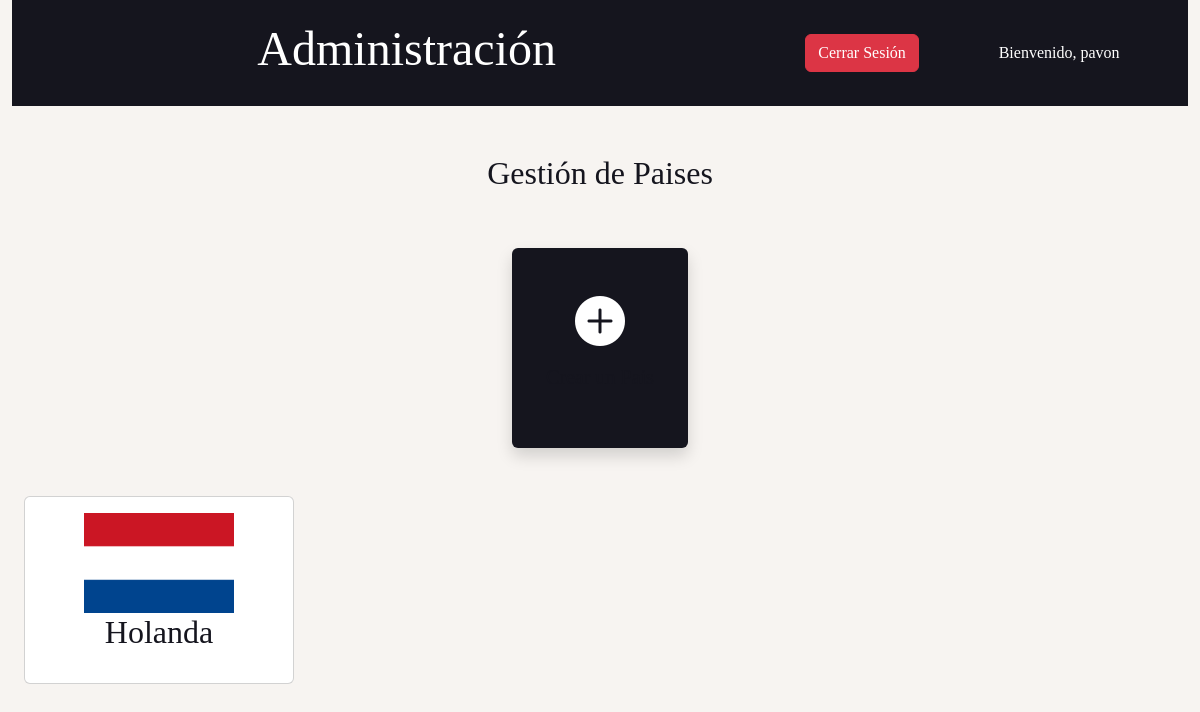
The page /inicio/admin/pais (signed in) on the database as committed earlier.
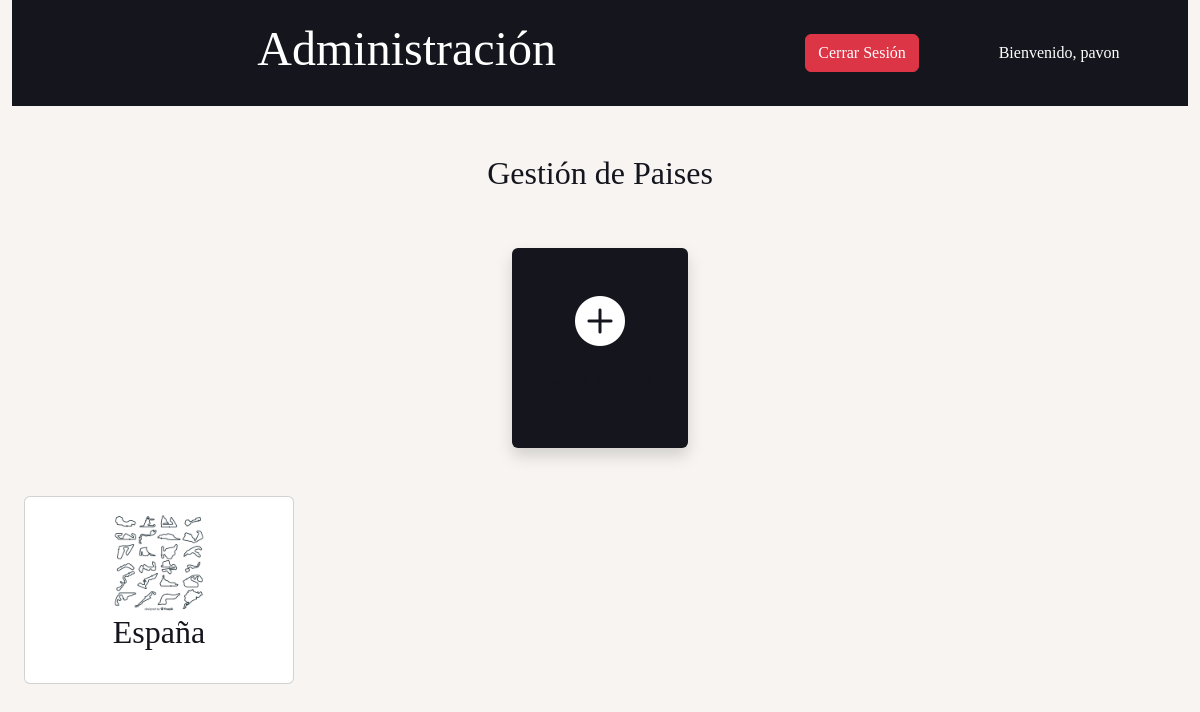
The same page on the database as committed later.
### mundialitopx/models.py (models this page shows, shortened)
class Pais(models.Model):
    nombre = models.CharField(max_length=100)
    bandera = models.ImageField(upload_to='media/banderas/', null=True, blank=True)
    class Meta:
        verbose_name_plural = 'Paises'

### mundialitopx/views.py (the view)
# urls.py: path('inicio/admin/pais', staff_member_required(ListPaises.as_view()), name='pais'),
class ListPaises(ListView):
    model = Pais
    template_name = "mundialitopx/admin/pais.html"
    context_object_name = "paises"

### mundialitopx/templates/mundialitopx/admin/pais.html
{% extends 'mundialitopx/base.html' %}
{% block content %}
	<div class="row pt-5">
		<h2>Gestión de Paises</h2>
	</div>
	<div class="row pt-5 justify-content-center grid gap-5">
		<div class=" card-menu col-2">
			<a href="{% url 'crear_pais' %}">
				<div class="cardp mcard card shadow w-100 h-100">
					<div class="row pt-5">
						<div class="col">
							<i class=" plus bi bi-plus-circle-fill"></i>
						</div>
					</div>
					<div class="row text-center">
						<div class="col pt-3">
							<p>Crear un Pais</p>
						</div>
					</div>
				</div>
			</a>
		</div>
        <div class="row">
            {% for pais in paises %}
        <div class="col-3">
            <a href="{% url 'detalle_pais' pais.id %}">
            <div class="card cardp text-center">
                <div class="card-body">
                    <div class="card-title">
                        <div class="row">
                            <div class="col-12"><img height="100px"  src="{{ pais.bandera.url}}" alt=""></div>
                            <div class="col-12"><h2>{{ pais.nombre }}</h2></div>
                        </div>
                    </div>
                </div>
            </div>
            </a>
        </div>
{% endfor %}
        </div>
	</div>
{% endblock %}

Rows that differ between the two databases and show on the page:
removed Pais: bandera (picture), nombre "Holanda"
added Pais: bandera (picture), nombre "España"
